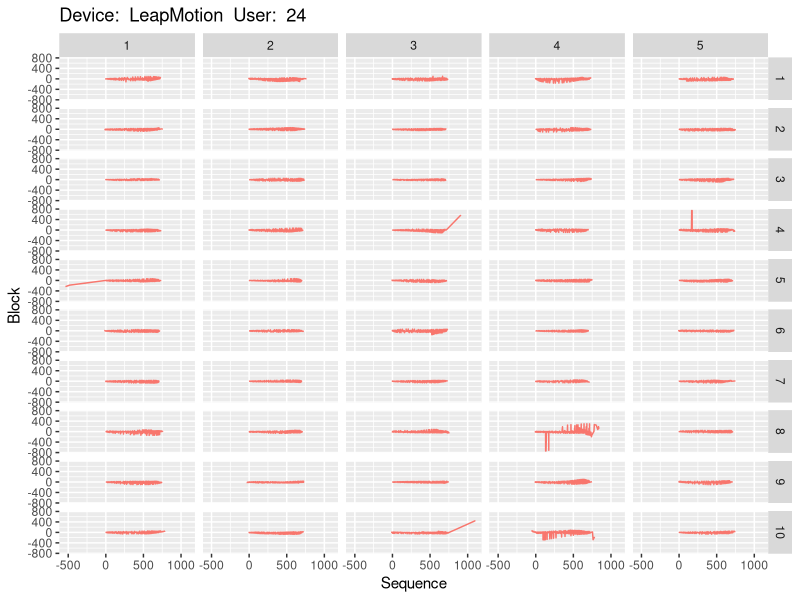
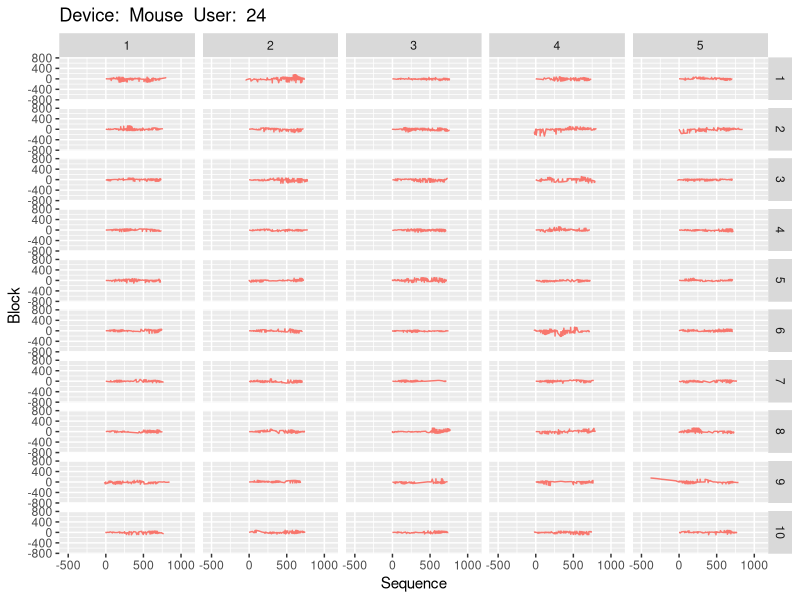
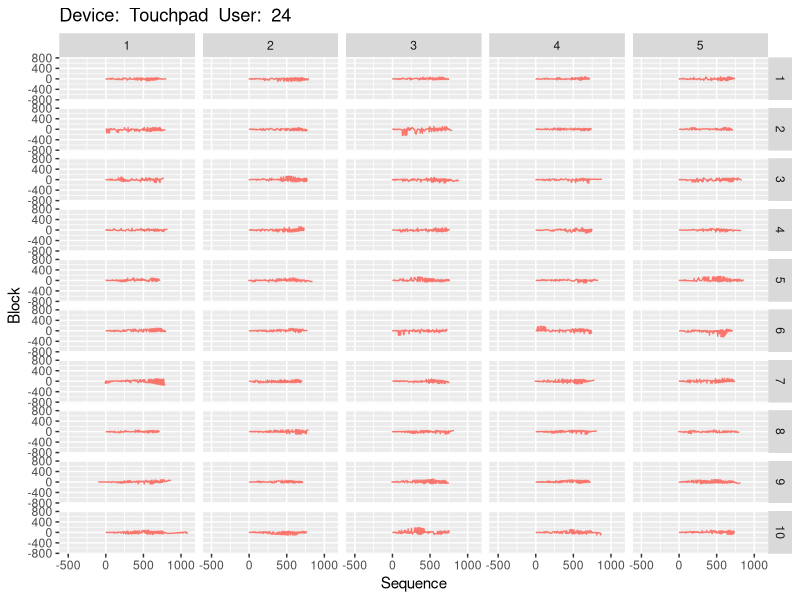
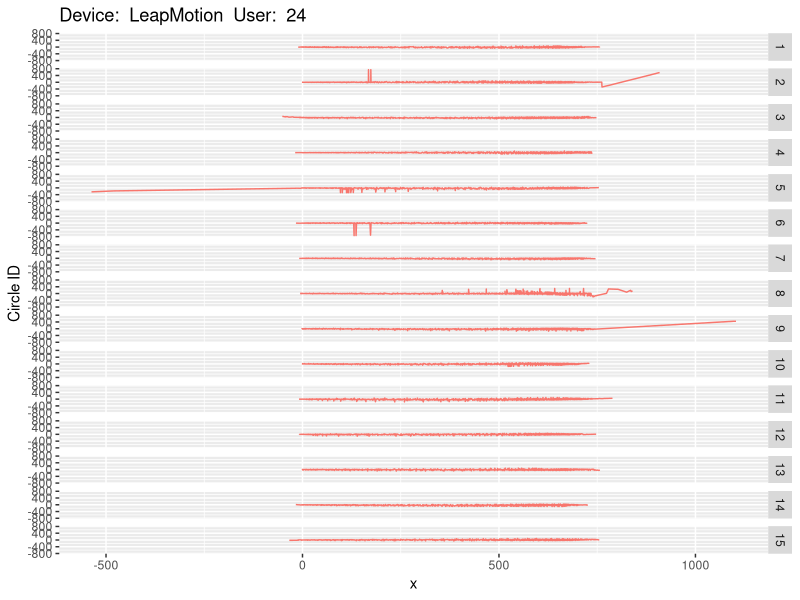
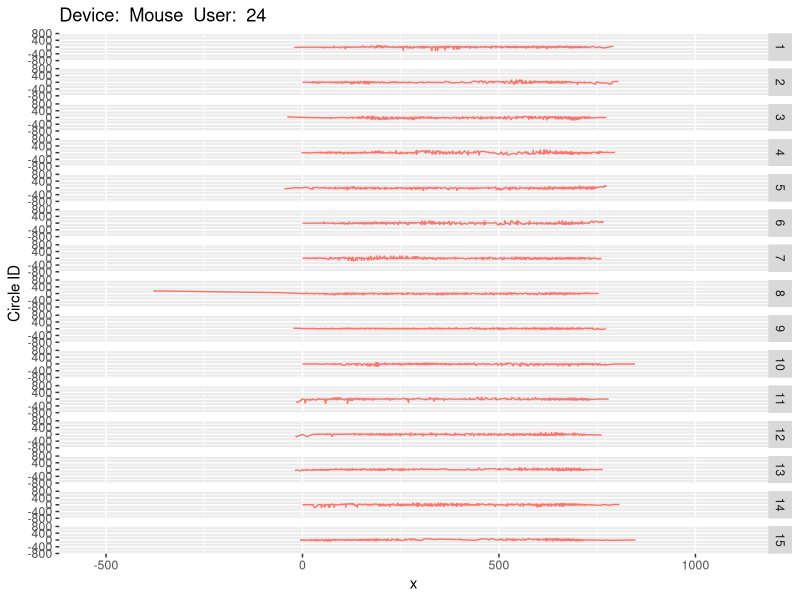
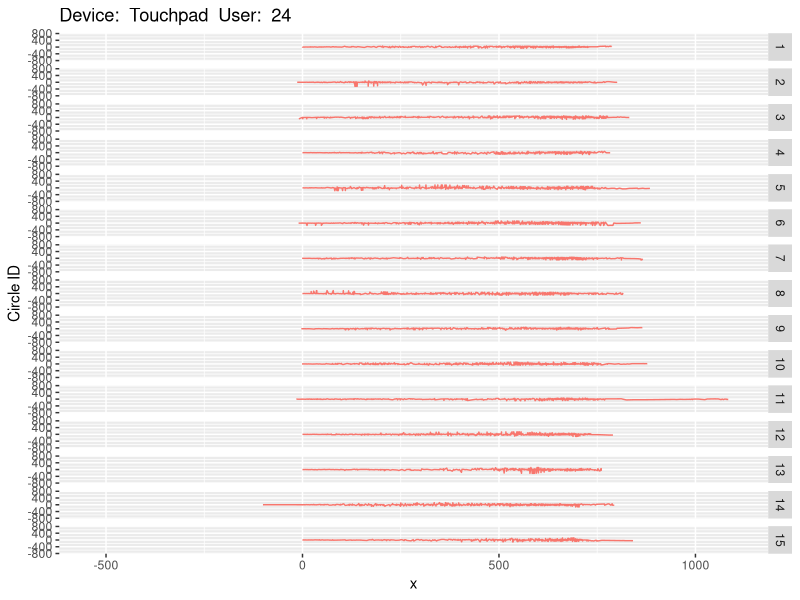
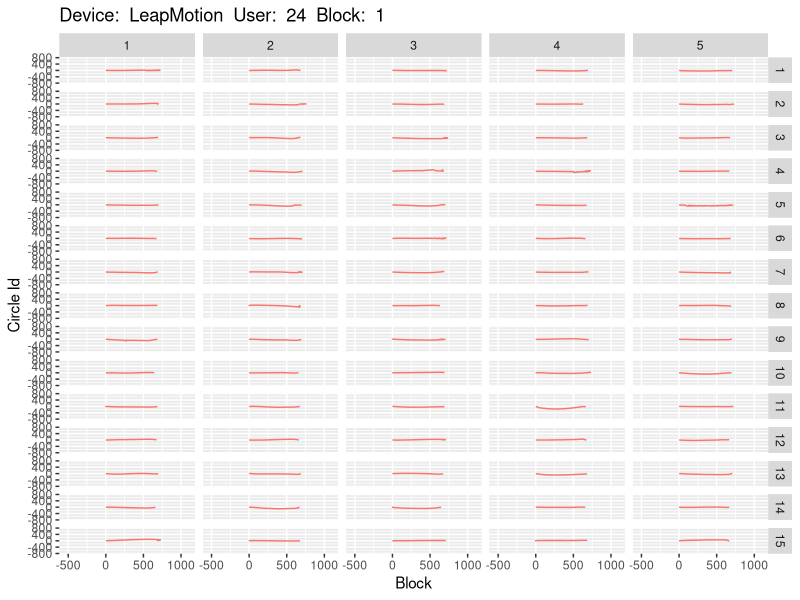
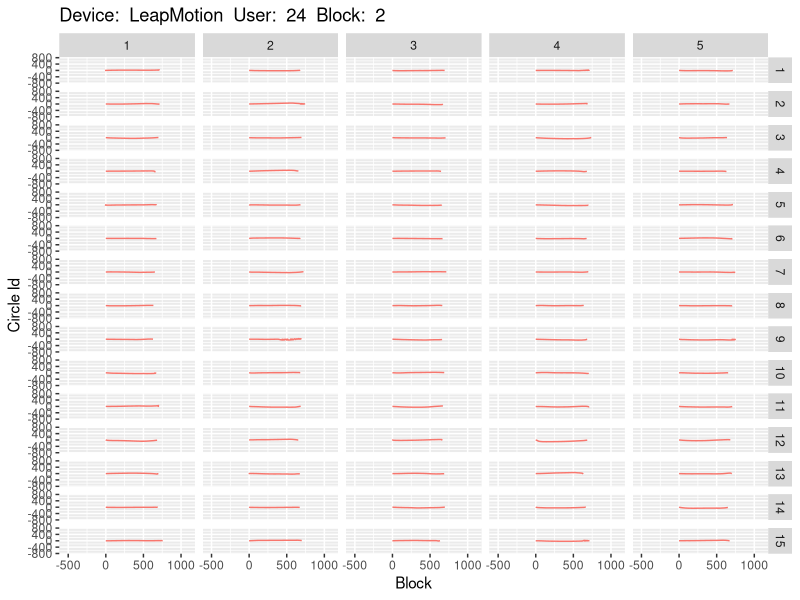

The R source for these figures, in order: (Note: this script raises an error after producing the figures.)
#require(RCurl) # web
require(ggplot2)
require(doBy)
#library("stringr") # for first word
#library(reshape)
#theme_set(theme_bw())

# Multiple plot function
#
# ggplot objects can be passed in ..., or to plotlist (as a list of ggplot objects)
# - cols:   Number of columns in layout
# - layout: A matrix specifying the layout. If present, 'cols' is ignored.
#
# If the layout is something like matrix(c(1,2,3,3), nrow=2, byrow=TRUE),
# then plot 1 will go in the upper left, 2 will go in the upper right, and
# 3 will go all the way across the bottom.
#
multiplot <- function(..., plotlist=NULL, file, cols=1, layout=NULL) {
    require(grid)
    
    # Make a list from the ... arguments and plotlist
    plots <- c(list(...), plotlist)
    
    numPlots = length(plots)
    
    # If layout is NULL, then use 'cols' to determine layout
    if (is.null(layout)) {
        # Make the panel
        # ncol: Number of columns of plots
        # nrow: Number of rows needed, calculated from # of cols
        layout <- matrix(seq(1, cols * ceiling(numPlots/cols)),
                         ncol = cols, nrow = ceiling(numPlots/cols))
    }
    
    if (numPlots==1) {
        print(plots[[1]])
        
    } else {
        # Set up the page
        grid.newpage()
        pushViewport(viewport(layout = grid.layout(nrow(layout), ncol(layout))))
        
        # Make each plot, in the correct location
        for (i in 1:numPlots) {
            # Get the i,j matrix positions of the regions that contain this subplot
            matchidx <- as.data.frame(which(layout == i, arr.ind = TRUE))
            
            print(plots[[i]], vp = viewport(layout.pos.row = matchidx$row,
                                            layout.pos.col = matchidx$col))
        }
    }
}


############################ data
dataTransformedLeap <- read.csv(file="data/leapmotion-transformed.txt", head=TRUE, sep="")
dataTransformedTouch <- read.csv(file="data/touchpad-transformed.txt", head=TRUE, sep="")
dataTransformedMouse <- read.csv(file="data/mouse-transformed.txt", head=TRUE, sep="")


dataTransformed <- rbind(dataTransformedLeap, dataTransformedTouch, dataTransformedMouse)

# change column name to get a nicer chart
colnames(dataTransformed)[colnames(dataTransformed)=="NumberDevice"] <- "Device"

# convert the column to factor and name the levels
dataTransformed$Device <- as.factor(dataTransformed$Device)
levels(dataTransformed$Device) <- c("LeapMotion",  "Mouse", "Touchpad")


#calculate the maximum and minimum y and x coords for setting the plots' scales
minX <- min(dataTransformed$rx)
maxX <- max(dataTransformed$rx)
minY <- min(dataTransformed$ry)
maxY <- max(dataTransformed$ry)
print ( paste("X scale: ", minX, maxX, " Y scale: ", minY, maxY))

# plot the paths for each user and device. a single plot aggregates one entire sequence
for (device in levels(dataTransformed$Device) ) {
    for (user in 24) {
        p <- ggplot(dataTransformed[dataTransformed$Device==device &
                                         dataTransformed$UserId==24,], 
                     aes(x=rx, y=ry, group=Device, colour=Device )) +
            geom_line() +
            coord_cartesian(xlim = c(minX, maxX), ylim=c(minY, maxY)) +
            facet_grid(Block ~ Sequence) +
            ylab("Block") +
            xlab("Sequence") +
            theme(legend.position="none") +
            ggtitle(paste("Device: ", device, " User: ", user))
        p
        filename <- paste("charts/paths/byblocksequence", device, "-user-", user, ".pdf", sep="")
        print( filename  )
        ggsave(file = filename, width=21/2.54, height=29/2.54, dpi=100)
    }
}


# plot the paths for each user and device. a single plot aggregates one circleid
for (device in levels(dataTransformed$Device) ) {
    for (user in 24) {
        p <- ggplot(dataTransformed[dataTransformed$Device==device &
                                        dataTransformed$UserId==24,], 
                    aes(x=rx, y=ry, group=Device, colour=Device )) +
            geom_line() +
            coord_cartesian(xlim = c(minX, maxX), ylim=c(minY, maxY)) +
            facet_grid(CircleID ~ .) +
            ylab("Circle ID") +
            xlab("x") +
            theme(legend.position="none") +
            ggtitle(paste("Device: ", device, " User: ", user))
        p
        filename <- paste("charts/paths/bycircleid-", device, "-user-", user, ".pdf", sep="")
        print( filename )
        ggsave(file = filename, width=21/2.54, height=29/2.54, dpi=100)
    }
}



# plot INDIVIDUAL paths for each user and device. 
# PRODUCES LOTS OF FILES
for (device in levels(dataTransformed$Device) ) {
    for (user in 24) {
        for (block in 1:10) { 
            p <- ggplot(dataTransformed[dataTransformed$Device==device &
                                            dataTransformed$Block==block &
                                            dataTransformed$UserId==24,], 
                        aes(x=rx, y=ry, group=Device, colour=Device )) +
                geom_line() +
                coord_cartesian(xlim = c(minX, maxX), ylim=c(minY, maxY)) +
                facet_grid(CircleID ~ Sequence) +
                ylab("Circle Id") +
                xlab("Block") +
                theme(legend.position="none") +
                ggtitle(paste("Device: ", device, " User: ", user, " Block: ", block))
            p
            filename <- paste("charts/paths/individual-", device, "-user-", user, "-block-", block,".pdf", sep="")
            print( filename )
            ggsave(file = filename, width=29/2.54, height=35/2.54, dpi=100)
            }
    }
}


# plot the movement offset over the TRE for each device
p <- ggplot(s, aes(x=TRE.mean, y=abs(MO.mean), group=Device, colour=Device ))
p + geom_point(size=5, aes(shape=Device)) + coord_cartesian(xlim = c(0, 0.4), ylim=c(0, 8)) + 
    ylab("Movement offset (pixels)") +
    xlab("Target Re-Entry") 
ggsave(file = "charts/MO-TRE.pdf", width=20/2.54, height=16/2.54, dpi=100)




# # plot the aggregated paths each device
# dataLastBlock <- dataTransformed[dataTransformed$Block==10, ]
# p1 <- ggplot(dataLastBlock[dataLastBlock$Device=="Mouse",], aes(x=rx, y=ry, group=Device, colour=Device )) +
#     geom_line() +
#     coord_cartesian(xlim = c(0, 1000), ylim=c(-250, 250))
# 
# p2 <- ggplot(dataLastBlock[dataLastBlock$Device=="LeapMotion",], aes(x=rx, y=ry, group=Device, colour=Device )) +
#     geom_line() +
#     coord_cartesian(xlim = c(0, 1000), ylim=c(-250, 250))
# 
# p3 <- ggplot(dataLastBlock[dataLastBlock$Device=="Touchpad",], aes(x=rx, y=ry, group=Device, colour=Device )) +
#     geom_line() +
#     coord_cartesian(xlim = c(0, 1000), ylim=c(-250, 250)) +
#     facet_grid(Sequence ~ .)
# 
# multiplot(p1, p2, p3, cols=1)
